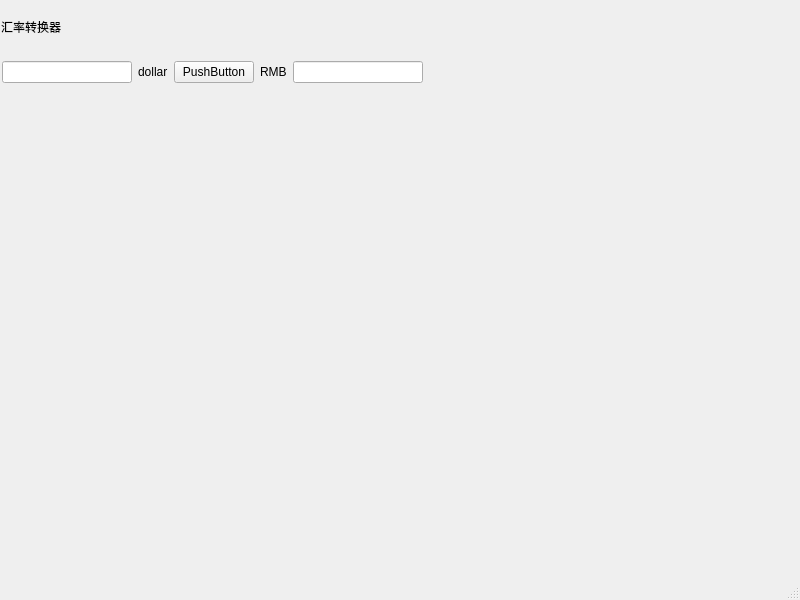
<?xml version="1.0" encoding="UTF-8"?>
<ui version="4.0">
 <class>MainWindow</class>
 <widget class="QMainWindow" name="MainWindow">
  <property name="geometry">
   <rect>
    <x>0</x>
    <y>0</y>
    <width>800</width>
    <height>600</height>
   </rect>
  </property>
  <property name="windowTitle">
   <string>MainWindow</string>
  </property>
  <widget class="QWidget" name="centralwidget">
   <widget class="QLabel" name="label">
    <property name="geometry">
     <rect>
      <x>1</x>
      <y>1</y>
      <width>151</width>
      <height>51</height>
     </rect>
    </property>
    <property name="text">
     <string>汇率转换器</string>
    </property>
    <property name="alignment">
     <set>Qt::AlignLeading|Qt::AlignLeft|Qt::AlignVCenter</set>
    </property>
    <property name="wordWrap">
     <bool>false</bool>
    </property>
    <property name="textInteractionFlags">
     <set>Qt::LinksAccessibleByMouse</set>
    </property>
   </widget>
   <widget class="QWidget" name="">
    <property name="geometry">
     <rect>
      <x>2</x>
      <y>60</y>
      <width>421</width>
      <height>25</height>
     </rect>
    </property>
    <layout class="QGridLayout" name="gridLayout">
     <item row="0" column="0">
      <widget class="QLineEdit" name="lineEdit"/>
     </item>
     <item row="0" column="1">
      <widget class="QLabel" name="label_2">
       <property name="text">
        <string>dollar</string>
       </property>
      </widget>
     </item>
     <item row="0" column="2">
      <widget class="QPushButton" name="pushButton">
       <property name="text">
        <string>PushButton</string>
       </property>
      </widget>
     </item>
     <item row="0" column="3">
      <widget class="QLabel" name="label_3">
       <property name="text">
        <string>RMB</string>
       </property>
      </widget>
     </item>
     <item row="0" column="4">
      <widget class="QLineEdit" name="lineEdit_2"/>
     </item>
    </layout>
   </widget>
  </widget>
  <widget class="QMenuBar" name="menubar">
   <property name="geometry">
    <rect>
     <x>0</x>
     <y>0</y>
     <width>800</width>
     <height>23</height>
    </rect>
   </property>
  </widget>
  <widget class="QStatusBar" name="statusbar"/>
 </widget>
 <resources/>
 <connections/>
</ui>
